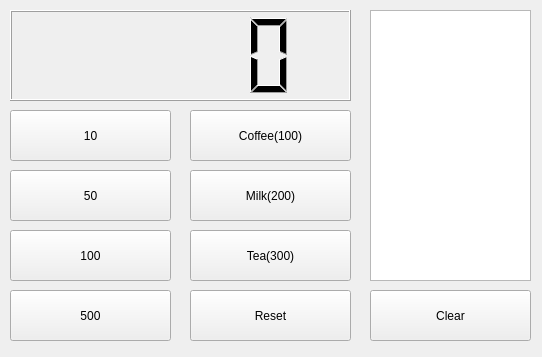
<?xml version="1.0" encoding="UTF-8"?>
<ui version="4.0">
 <class>Widget</class>
 <widget class="QWidget" name="Widget">
  <property name="geometry">
   <rect>
    <x>0</x>
    <y>0</y>
    <width>542</width>
    <height>357</height>
   </rect>
  </property>
  <property name="windowTitle">
   <string>Vending Machine</string>
  </property>
  <widget class="QLCDNumber" name="lcdNumber">
   <property name="geometry">
    <rect>
     <x>10</x>
     <y>10</y>
     <width>341</width>
     <height>91</height>
    </rect>
   </property>
  </widget>
  <widget class="QPushButton" name="pb10">
   <property name="geometry">
    <rect>
     <x>10</x>
     <y>110</y>
     <width>161</width>
     <height>51</height>
    </rect>
   </property>
   <property name="text">
    <string>10</string>
   </property>
  </widget>
  <widget class="QPushButton" name="pb50">
   <property name="geometry">
    <rect>
     <x>10</x>
     <y>170</y>
     <width>161</width>
     <height>51</height>
    </rect>
   </property>
   <property name="text">
    <string>50</string>
   </property>
  </widget>
  <widget class="QPushButton" name="pb100">
   <property name="geometry">
    <rect>
     <x>10</x>
     <y>230</y>
     <width>161</width>
     <height>51</height>
    </rect>
   </property>
   <property name="text">
    <string>100</string>
   </property>
  </widget>
  <widget class="QPushButton" name="pb500">
   <property name="geometry">
    <rect>
     <x>10</x>
     <y>290</y>
     <width>161</width>
     <height>51</height>
    </rect>
   </property>
   <property name="text">
    <string>500</string>
   </property>
  </widget>
  <widget class="QPushButton" name="pbTea">
   <property name="geometry">
    <rect>
     <x>190</x>
     <y>230</y>
     <width>161</width>
     <height>51</height>
    </rect>
   </property>
   <property name="text">
    <string>Tea(300)</string>
   </property>
  </widget>
  <widget class="QPushButton" name="pbReset">
   <property name="geometry">
    <rect>
     <x>190</x>
     <y>290</y>
     <width>161</width>
     <height>51</height>
    </rect>
   </property>
   <property name="text">
    <string>Reset</string>
   </property>
  </widget>
  <widget class="QPushButton" name="pbCoffee">
   <property name="geometry">
    <rect>
     <x>190</x>
     <y>110</y>
     <width>161</width>
     <height>51</height>
    </rect>
   </property>
   <property name="text">
    <string>Coffee(100)</string>
   </property>
  </widget>
  <widget class="QPushButton" name="pbMilk">
   <property name="geometry">
    <rect>
     <x>190</x>
     <y>170</y>
     <width>161</width>
     <height>51</height>
    </rect>
   </property>
   <property name="text">
    <string>Milk(200)</string>
   </property>
  </widget>
  <widget class="QListView" name="listView">
   <property name="geometry">
    <rect>
     <x>370</x>
     <y>10</y>
     <width>161</width>
     <height>271</height>
    </rect>
   </property>
  </widget>
  <widget class="QPushButton" name="pbClear">
   <property name="geometry">
    <rect>
     <x>370</x>
     <y>290</y>
     <width>161</width>
     <height>51</height>
    </rect>
   </property>
   <property name="text">
    <string>Clear</string>
   </property>
  </widget>
 </widget>
 <layoutdefault spacing="6" margin="11"/>
 <resources/>
 <connections/>
</ui>
